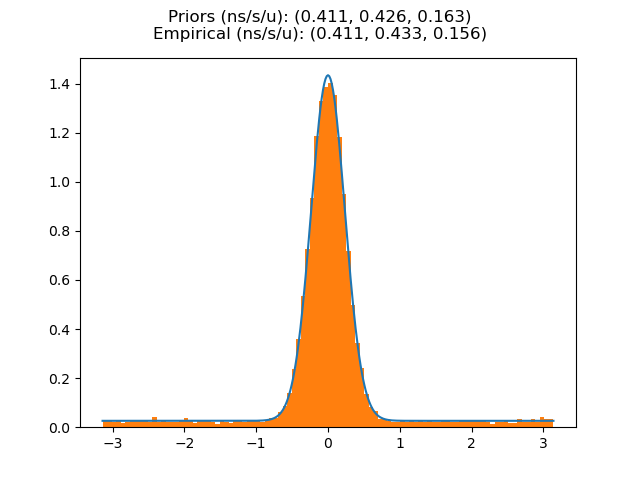

This figure's Python source:
# Just double checking that synthetic data generation has gone generally right!

import torch
import numpy as np
import matplotlib.pyplot as plt

synth_data_path = 'results_link/e_synthetic_likelihood_24_9_24/trained_on_data/mcmaster2022_e1_oricue_cue_AR2/spike_and_slab_von_mises_and_uniform/run_0/synthetic_data_likelihood_dist.npy'
parameters_path = 'results_link/e_synthetic_likelihood_24_9_24/trained_on_data/mcmaster2022_e1_oricue_cue_AR2/spike_and_slab_von_mises_and_uniform/run_0/generative_model.mdl'

synth_data = np.load(synth_data_path, allow_pickle=True).item()

set_size = 6

components = synth_data['generated_data']['components'][set_size].astype(int)  # [K, M]
errors = synth_data['generated_data']['errors'][set_size]                      # [K, M, N]
K, M, N = errors.shape


all_errors = []

for k in range(K):
    for m in range(M):
        n = components[k,m]
        if n == 0:
            all_errors.append(errors[k,m,0])
        else:
            all_errors.append(errors[k,m,n-1])

params = torch.load(parameters_path)

pi_swap_tilde = params[f'swap_function.pi_swap_tilde_holder.{set_size}.pi_tilde']
pi_u_tilde = params[f'swap_function.pi_u_tilde_holder.{set_size}.pi_tilde']
pi_non_swap_tilde = 1.0

full_logit_vector = torch.tensor([pi_u_tilde, pi_non_swap_tilde] + [pi_swap_tilde for _ in range(set_size - 1)])

pi_u, pi_non_swap, pi_each_swap, *_ = full_logit_vector.softmax(0).tolist()
prior_total_pi_swap = pi_each_swap * (set_size - 1)

total_von_mises_weight = prior_total_pi_swap + pi_non_swap

grid = torch.linspace(-torch.pi, +torch.pi, 361)
von_mises = torch.distributions.VonMises(loc = 0.0, concentration=params[f'error_emissions.concentration_holder.{set_size}.log_concentration'].exp().cpu()).log_prob(grid).exp()
von_mises_and_uniform = (total_von_mises_weight * von_mises) + (pi_u / 2 / np.pi)

plt.plot(grid, von_mises_and_uniform)

plt.hist(all_errors, bins=100, density = True)

emp_pi_u = (components == 0).sum() / components.size
emp_pi_non_swap = (components == 1).sum() / components.size
emp_total_pi_swap = (components > 1).sum() / components.size

plt.suptitle(
    f'Priors (ns/s/u): {round(pi_non_swap, 3), round(prior_total_pi_swap, 3), round(pi_u, 3)}\n'
    f'Empirical (ns/s/u): {round(emp_pi_non_swap, 3), round(emp_total_pi_swap, 3), round(emp_pi_u, 3)}'
)


plt.savefig('/homes/pr450/repos/research_projects/error_modelling_torus/non_parametric_model/commands/e_synthetic_loglikelihood/probe.png')
